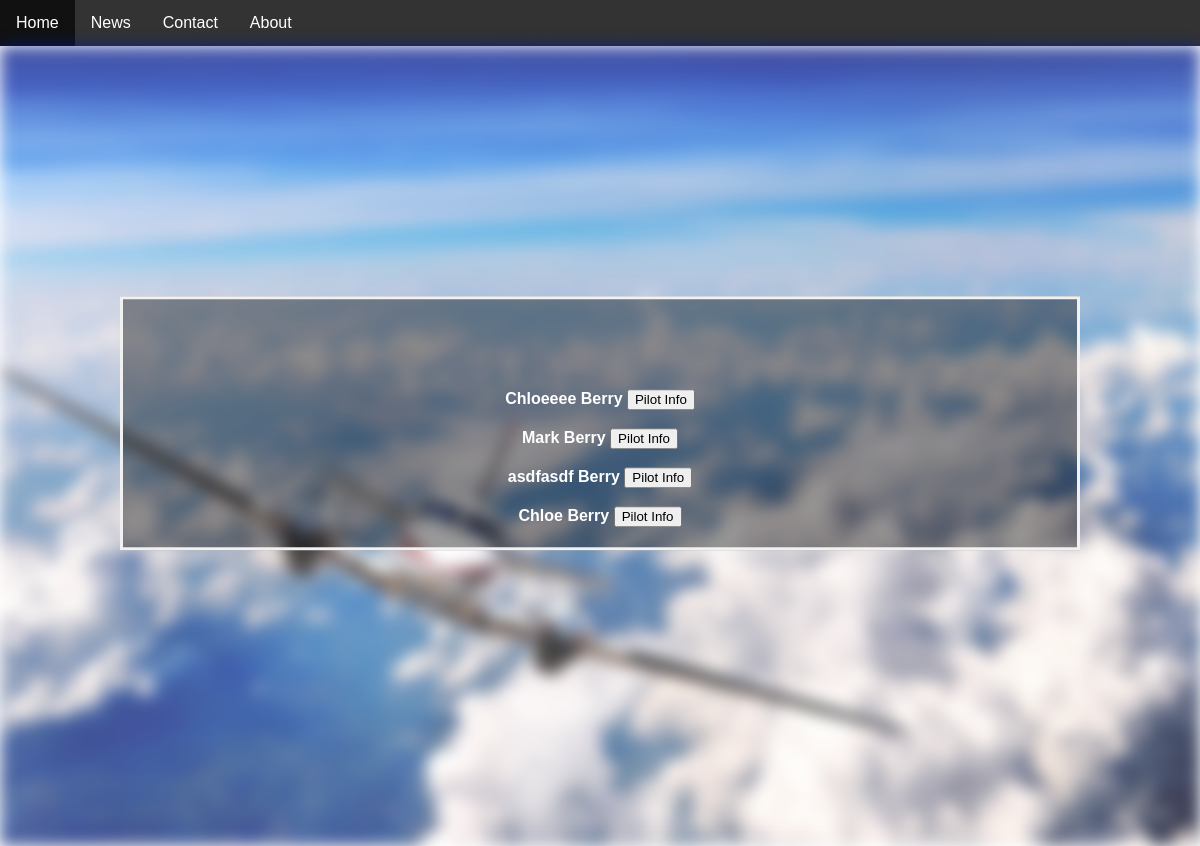
The page /logs/pilot_display on the database as committed earlier.
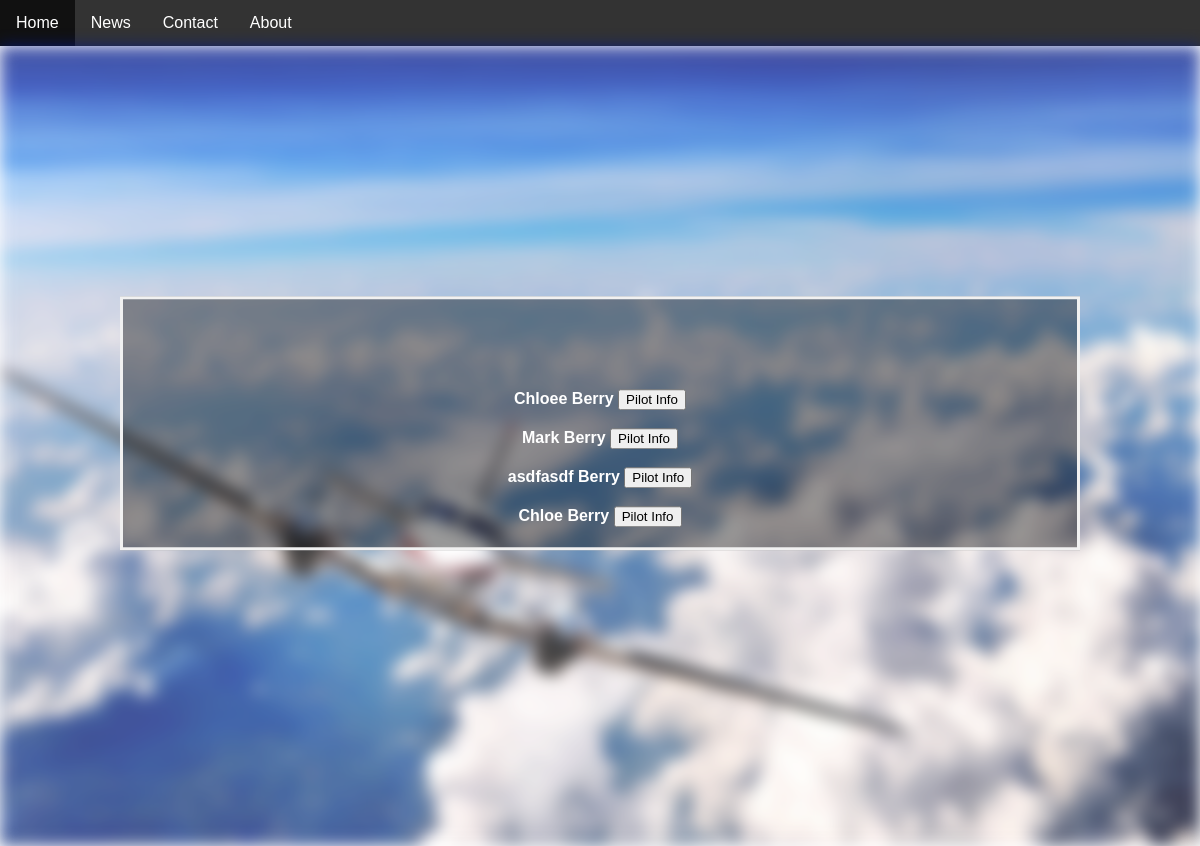
The same page on the database as committed later.
### logs/models.py (models this page shows, shortened)
class Pilot(models.Model):
    custom_user = models.ForeignKey(CustomUser, on_delete=models.CASCADE)
    first_name = models.CharField(max_length=200)
    middle_name = models.CharField(max_length=200,blank=True)
    last_name = models.CharField(max_length=200)
    date_of_birth = models.DateField(null=True)
    GENDER_CHOICES = (
        ('M', 'Male'),
        ('F', 'Female'),
    )
    gender = models.CharField(max_length=1, choices=GENDER_CHOICES)
    phone = models.CharField(max_length=200)
    email = models.CharField(max_length=200)
    STATE_CHOICES = (("Alabama","Alabama"),("Alaska","Alaska"),("Arizona","Arizona"),("Arkansas","Arkansas"),("California","California"),("Colorado","Colorado"),("Connecticut","Connecticut"),("Delaware","Delaware"),("Florida","Florida"),("Georgia","Georgia"),("Hawaii","Hawaii"),("Idaho","Idaho"),("Illinois","Illinois"),("Indiana","Indiana"),("Iowa","Iowa"),("Kansas","Kansas"),("Kentucky","Kentucky"),("Louisiana","Louisiana"),("Maine","Maine"),("Maryland","Maryland"),("Massachusetts","Massachusetts"),("Michigan","Michigan"),("Minnesota","Minnesota"),("Mississippi","Mississippi"),("Missouri","Missouri"),("Montana","Montana"),("Nebraska","Nebraska"),("Nevada","Nevada"),("New Hampshire","New Hampshire"),("New Jersey","New Jersey"),("New Mexico","New Mexico"),("New York","New York"),("North Carolina","North Carolina"),("North Dakota","North Dakota"),("Ohio","Ohio"),("Oklahoma","Oklahoma"),("Oregon","Oregon"),("Pennsylvania","Pennsylvania"),("Rhode Island","Rhode Island"),("South Carolina","South Carolina"),("South Dakota","South Dakota"),("Tennessee","Tennessee"),("Texas","Texas"),("Utah","Utah"),("Vermont","Vermont"),("Virginia","Virginia"),("Washington","Washington"),("West Virginia","West Virginia"),("Wisconsin","Wisconsin"),("Wyoming","Wyoming"))
    address1 = models.CharField(max_length=200)
    address2 = models.CharField(max_length=200, blank=True)
    city = models.CharField(max_length=200)
    state = models.CharField(max_length=200, choices=STATE_CHOICES)
    zipcode = models.CharField(max_length=200)
    country = models.CharField(max_length=200)

### logs/views.py (the view, shortened to what this page needs)
# urls.py: path('pilot_display', PilotListView.as_view(), name='pilot-list'),
class PilotListView(ListView):
    model = Pilot

### logs/templates/logs/pilot_list.html
{% extends 'logs/base.html' %}
{% block content %}
{% for pilot in object_list %}
<br/><br/>
{{ pilot.first_name }} {{ pilot.last_name }} <a href="pilot/{{pilot.id}}"><button type="button"> Pilot Info </button> </a>
{% endfor %}
{% endblock %}

Rows that differ between the two databases and show on the page:
changed Pilot: first_name "Chloeeee" → "Chloee"
